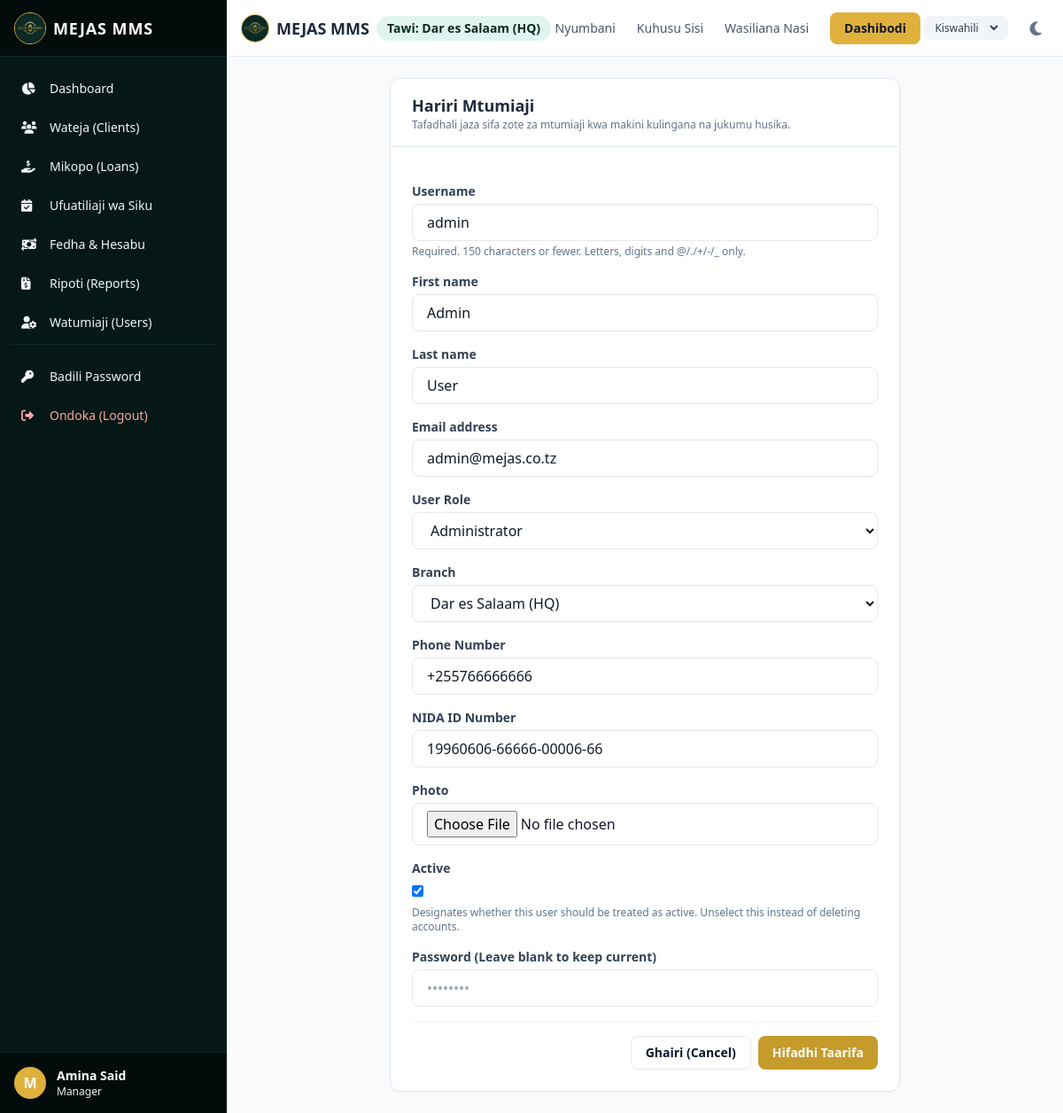
The page /sw/users/6/edit/ (signed in) on the database its author committed.
### mms_app/models.py (models this page shows, shortened)
class User(AbstractUser):
    class Role(models.TextChoices):
        CEO = "CEO", _("CEO / Admin")
        ADMIN = "ADMIN", _("Administrator")
        MANAGER = "MANAGER", _("Manager")
        CASHIER = "CASHIER", _("Cashier (Mhazini)")
        OFFICER = "OFFICER", _("Loan Officer")
        CLIENT = "CLIENT", _("Mteja (Client)")
    role = models.CharField(
        _("User Role"),
        max_length=20,
        choices=Role.choices,
        default=Role.CLIENT,
    )
    branch = models.ForeignKey(
        Branch,
        on_delete=models.SET_NULL,
        null=True,
        blank=True,
        related_name="users",
        verbose_name=_("Branch"),
    )
    phone = models.CharField(_("Phone Number"), max_length=20, blank=True, null=True)
    nida = models.CharField(_("NIDA ID Number"), max_length=20, blank=True, null=True)
    photo = models.ImageField(_("Photo"), upload_to="user_photos/", blank=True, null=True)
    class Meta:
        verbose_name = _("User")
        verbose_name_plural = _("Users")

class Branch(models.Model):
    name = models.CharField(_("Branch Name"), max_length=100)
    location = models.CharField(_("Location"), max_length=150, blank=True, null=True)
    created_at = models.DateTimeField(auto_now_add=True)
    def __str__(self):
        return self.name
    class Meta:
        verbose_name = _("Branch")
        verbose_name_plural = _("Branches")

### mms_app/views.py (the view)
# urls.py: path("users/<int:pk>/edit/", views.user_update_view, name="user_update"),
@login_required
def user_update_view(request, pk):
    if request.user.role not in [User.Role.CEO, User.Role.ADMIN, User.Role.MANAGER]:
        raise Http404(_("Ruhusa imekataliwa."))
    target_user = get_object_or_404(User, pk=pk)
    if request.method == "POST":
        form = UserForm(request.POST, request.FILES, instance=target_user)
        if form.is_valid():
            updated_user = form.save()
            log_activity(request.user, "USER_UPDATE", f"Updated user credentials/status for: {updated_user.username}", request)
            messages.success(request, _("Taarifa za mtumiaji zimesasishwa!"))
            return redirect("user_list")
        else:
            messages.error(request, _("Kuna makosa kwenye fomu."))
    else:
        form = UserForm(instance=target_user)
    return render(request, "users/user_form.html", {"form": form, "title": _("Hariri Mtumiaji")})

### templates/users/user_form.html (shortened to what this page needs)
{% extends 'base.html' %}
{% load i18n %}
{% block content %}
<div class="max-w-xl mx-auto bg-white dark:bg-slate-800 rounded-xl border border-slate-200 dark:border-slate-700 shadow-sm overflow-hidden">
    <div class="px-6 py-4 border-b border-slate-200 dark:border-slate-700">
        <h3 class="font-bold text-lg text-slate-800 dark:text-white">{{ title }}</h3>
        <p class="text-xs text-slate-500">{% translate "Tafadhali jaza sifa zote za mtumiaji kwa makini kulingana na jukumu husika." %}</p>
    </div>
    <form method="post" enctype="multipart/form-data" class="p-6 space-y-4">
        {% for field in form %}
        <div>
            <label for="{{ field.id_for_label }}" class="block text-sm font-semibold text-slate-700 dark:text-slate-300 mb-1">
                {{ field.label }}
            </label>
            {{ field }}
            {% if field.help_text %}
            <p class="text-xs text-slate-500 mt-1">{{ field.help_text }}</p>
            {% endif %}
        </div>
        {% endfor %}
        <div class="pt-4 flex justify-end gap-2 border-t border-slate-100 dark:border-slate-700">
            <a href="{% url 'user_list' %}" class="px-4 py-2 border rounded-lg text-sm font-semibold hover:bg-slate-100 dark:hover:bg-slate-750 transition">
                {% translate "Ghairi (Cancel)" %}
            </a>
            <button type="submit" class="px-4 py-2 bg-brand-600 hover:bg-brand-700 text-white font-bold rounded-lg text-sm transition">
                {% translate "Hifadhi Taarifa" %}
            </button>
        </div>
    </form>
</div>
{% endblock %}

### templates/base.html (shortened to what this page needs)
{% load i18n static %}
<!DOCTYPE html>
<html lang="{{ LANGUAGE_CODE }}" class="h-full">
<head>
    <script src="https://cdn.tailwindcss.com"></script>
    <link rel="stylesheet" href="https://cdnjs.cloudflare.com/ajax/libs/font-awesome/6.4.0/css/all.min.css">
</head>
<body class="h-full bg-slate-50 text-slate-900 dark:bg-slate-900 dark:text-slate-100 transition-colors duration-200 flex flex-col">
    <div class="flex h-screen overflow-hidden">
        {% if user.is_authenticated %}
        <aside id="sidebar" class="no-print hidden md:flex flex-col w-64 bg-brand-900 text-slate-100 dark:bg-slate-950 flex-shrink-0 z-20">
            <div class="h-16 flex items-center justify-between px-4 bg-brand-950 border-b border-brand-800 dark:border-slate-800">
                <a href="{% url 'dashboard' %}" class="flex items-center gap-2">
                    <img src="{% static 'logo.png' %}" class="h-9 w-9 rounded-full object-cover border border-brand-500" alt="logo">
                    <span class="font-bold text-lg tracking-wider text-white">MEJAS MMS</span>
                </a>
            </div>
            <nav class="flex-1 px-3 py-4 space-y-1 overflow-y-auto">
                <a href="{% url 'dashboard' %}" class="flex items-center gap-3 px-3 py-2.5 rounded-lg text-sm font-medium hover:bg-brand-800 transition-colors ">
                    <i class="fa-solid fa-chart-pie w-5"></i>
                    <span>{% translate "Dashboard" %}</span>
                </a>
                {% if user.role != 'CLIENT' %}
                <a href="{% url 'client_list' %}" class="flex items-center gap-3 px-3 py-2.5 rounded-lg text-sm font-medium hover:bg-brand-800 transition-colors ">
                    <i class="fa-solid fa-users w-5"></i>
                    <span>{% translate "Wateja (Clients)" %}</span>
                </a>
                {% endif %}
                <a href="{% url 'loan_list' %}" class="flex items-center gap-3 px-3 py-2.5 rounded-lg text-sm font-medium hover:bg-brand-800 transition-colors ">
                    <i class="fa-solid fa-hand-holding-dollar w-5"></i>
                    <span>{% translate "Mikopo (Loans)" %}</span>
                </a>
                {% if user.role != 'CLIENT' %}
                <a href="{% url 'daily_repayment_tracking' %}" class="flex items-center gap-3 px-3 py-2.5 rounded-lg text-sm font-medium hover:bg-brand-800 transition-colors ">
                    <i class="fa-solid fa-calendar-check w-5"></i>
                    <span>{% translate "Ufuatiliaji wa Siku" %}</span>
                </a>
                {% endif %}
                {% if user.role in 'CEO,MANAGER,CASHIER' %}
                <a href="{% url 'cash_flow_list' %}" class="flex items-center gap-3 px-3 py-2.5 rounded-lg text-sm font-medium hover:bg-brand-800 transition-colors ">
                    <i class="fa-solid fa-money-bill-transfer w-5"></i>
                    <span>{% translate "Fedha & Hesabu" %}</span>
                </a>
                {% endif %}
                {% if user.role in 'CEO,MANAGER' %}
                <a href="{% url 'reports_menu' %}" class="flex items-center gap-3 px-3 py-2.5 rounded-lg text-sm font-medium hover:bg-brand-800 transition-colors ">
                    <i class="fa-solid fa-file-invoice-dollar w-5"></i>
                    <span>{% translate "Ripoti (Reports)" %}</span>
                </a>
                <a href="{% url 'user_list' %}" class="flex items-center gap-3 px-3 py-2.5 rounded-lg text-sm font-medium hover:bg-brand-800 transition-colors ">
                    <i class="fa-solid fa-user-gear w-5"></i>
                    <span>{% translate "Watumiaji (Users)" %}</span>
                </a>
                {% endif %}
                <div class="pt-4 mt-4 border-t border-brand-800 dark:border-slate-800">
                    <a href="{% url 'password_change' %}" class="flex items-center gap-3 px-3 py-2.5 rounded-lg text-sm font-medium hover:bg-brand-800 transition-colors ">
                        <i class="fa-solid fa-key w-5"></i>
                        <span>{% translate "Badili Password" %}</span>
                    </a>
                    <a href="{% url 'logout' %}" class="flex items-center gap-3 px-3 py-2.5 rounded-lg text-sm font-medium text-red-300 hover:bg-red-950 transition-colors mt-1">
                        <i class="fa-solid fa-right-from-bracket w-5"></i>
                        <span>{% translate "Ondoka (Logout)" %}</span>
                    </a>
                </div>
            </nav>
            <div class="p-4 bg-brand-950 border-t border-brand-800 dark:border-slate-800 flex items-center gap-3">
                {% if user.photo %}
                    <img src="{{ user.photo.url }}" class="h-9 w-9 rounded-full object-cover border border-brand-500" alt="avatar">
                {% else %}
                    <div class="h-9 w-9 rounded-full bg-brand-500 flex items-center justify-center text-white font-bold">
                        {{ user.username|slice:":1"|upper }}
                    </div>
                {% endif %}
                <div class="truncate">
                    <p class="text-sm font-semibold text-white truncate">{{ user.get_full_name|default:user.username }}</p>
                    <p class="text-xs text-brand-300 truncate">{{ user.get_role_display }}</p>
                </div>
            </div>
        </aside>
        {% endif %}
        <div class="flex-1 flex flex-col overflow-hidden min-w-0">
            <header class="no-print h-16 bg-white dark:bg-slate-900 border-b border-slate-200 dark:border-slate-800 flex items-center justify-between px-4 z-10 flex-shrink-0">
                <div class="flex items-center gap-3">
                    <div class="flex items-center gap-2">
                        <a href="/" class="flex items-center gap-2">
                            <img src="{% static 'logo.png' %}" class="h-8 w-8 rounded-full object-cover border border-brand-500" alt="logo">
                            <h1 class="text-lg font-bold text-slate-800 dark:text-white">MEJAS MMS</h1>
                        </a>
                        {% if user.is_authenticated %}
                        <span class="hidden md:inline-block text-sm font-semibold bg-brand-100 text-brand-800 dark:bg-slate-800 dark:text-brand-200 px-3 py-1 rounded-full">
                            {% if user.branch %}Tawi: {{ user.branch.name }}{% else %}HQ / Makao Makuu{% endif %}
                        </span>
                        {% endif %}
                    </div>
                </div>
                <div class="hidden md:flex items-center gap-6 text-sm font-medium">
                    <a href="{% url 'home' %}" class="text-slate-600 hover:text-brand-500 dark:text-slate-300 dark:hover:text-brand-500 transition-colors">{% translate "Nyumbani" %}</a>
                    <a href="{% url 'about' %}" class="text-slate-600 hover:text-brand-500 dark:text-slate-300 dark:hover:text-brand-500 transition-colors">{% translate "Kuhusu Sisi" %}</a>
                    <a href="{% url 'contact' %}" class="text-slate-600 hover:text-brand-500 dark:text-slate-300 dark:hover:text-brand-500 transition-colors">{% translate "Wasiliana Nasi" %}</a>
                    {% if user.is_authenticated %}
                        <a href="{% url 'dashboard' %}" class="bg-brand-500 hover:bg-brand-600 text-slate-900 px-4 py-2 rounded-lg transition-colors font-semibold">{% translate "Dashibodi" %}</a>
                    {% else %}
                        <a href="{% url 'login' %}" class="bg-brand-500 hover:bg-brand-600 text-slate-900 px-4 py-2 rounded-lg transition-colors font-semibold">{% translate "Ingia" %}</a>
                    {% endif %}
                </div>
                <div class="flex items-center gap-4">
                    <form action="/i18n/setlang/" method="post" class="inline-flex items-center bg-slate-100 dark:bg-slate-800 rounded-lg px-2 py-1 text-xs">
                        <select name="language" onchange="this.form.submit()" class="bg-transparent text-slate-700 dark:text-slate-200 border-none outline-none focus:ring-0 font-medium">
                            {% get_current_language as CURRENT_LANG %}
                            {% get_available_languages as ALL_LANGS %}
                            {% for lang in ALL_LANGS %}
                                <option value="{{ lang.0 }}" {% if lang.0 == CURRENT_LANG %}selected{% endif %}>
                                    {{ lang.1 }}
                                </option>
                            {% endfor %}
                        </select>
                    </form>
                    <button id="theme-toggle" type="button" class="text-slate-500 dark:text-slate-400 hover:bg-slate-100 dark:hover:bg-slate-800 focus:outline-none focus:ring-4 focus:ring-slate-200 dark:focus:ring-slate-700 rounded-lg text-sm p-2">
                        <i id="theme-toggle-dark-icon" class="hidden fa-solid fa-moon text-lg"></i>
                    </button>
                </div>
            </header>
            <main class="flex-1 overflow-y-auto p-4 md:p-6 bg-slate-50 dark:bg-slate-900 print-full">
                {% block content %}{% endblock %}
            </main>
        </div>
    </div>
</body>
</html>

### rows shown on the page
User: username "M", get_full_name "Amina Said", role "Manager", branch.name "Dar es Salaam (HQ)"
User: form "admin" "Admin" "User" "admin@mejas.co.tz" "Administrator" "Dar es Salaam (HQ)" "+255766666666" "19960606-66666-00006-66" "☑"

### other values the page prints
{{ title }} "Hariri Mtumiaji"
{{ field.label }} "Username" "First name" "Last name" "Email address" "User Role" "Branch" "Phone Number" "NIDA ID Number" "Photo" "Active" "Password (Leave blank to keep current)"
{{ field.help_text }} "Required. 150 characters or fewer. Letters, digits and @/./+/-/_ only." "Designates whether this user should be treated as active. Unselect this instead of deleting accounts."
form field language "Kiswahili"
